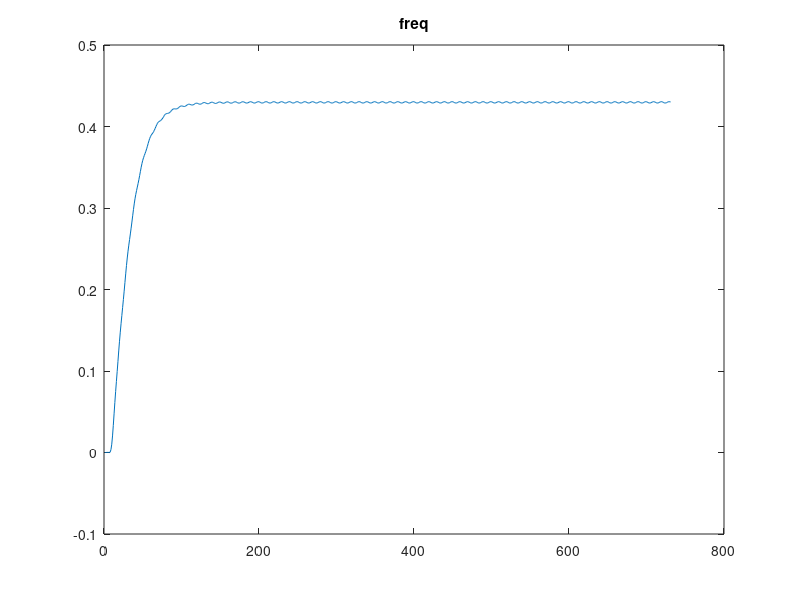

The MATLAB script that drew this image: (Note: this script raises an error after producing the figure.)
close all;
clear;

fs = 100e6;
fc = 5e6;
N = 730;
t = 0:1/fs:N/fs-1/fs;
phi = 2;
f_off = 0;
tx = cos(2*pi*(fc+f_off)*t+phi);


[no,fo,mo,wo] = firpmord([2e6 9e6],[1 0], [.01, .1], fs)
h = firpm(no,fo,mo,wo);
L = length(h)
%% LPF
theta1 = zeros(1,N);
theta2 = zeros(1,N);
mu1 = 1/8;
mu2 = 0.01;
f1 = zeros(1,L);
f2 = zeros(1,L);
for k = 1:N
    cl_cos(k) = cos(2*pi*fc*t(k)+theta1(k));
    cl_sin(k) = sin(2*pi*fc*t(k)+theta1(k));
    f1in = tx(k)*cl_cos(k);
    f2in = tx(k)*cl_sin(k);
    f1 = [f1(2:end) f1in];
    f2 = [f2(2:end) f2in];
    %     f3in = tx(k)*2*cos(2*pi*fc*t(k)+theta1(k)+theta2(k));
    %     f4in = tx(k)*2*sin(2*pi*fc*t(k)+theta1(k)+theta2(k));

    error1(k) = (f1*fliplr(h)')*(f2*fliplr(h)')*mu1;
    %     error2 = (fliplr(h)*f3p')*(fliplr(h)*f4p');

    theta1(k+1) = theta1(k) + error1(k);
    %     theta2(k+1) = theta2(k) - mu2 * error2;
end
figure(1)
plot(theta1)
title('freq')
% subplot(2,1,2)
% plot(theta2)
% title('phase')

% figure(2)
% subplot(2,1,1)
% plot(car_est)
% hold on
% plot(tx);
% hold off
% title('estimated carrier and carrier')
% subplot(2,1,2)
% plot((car_est-tx).^2)
% title('error between estimated carrier and carrier')

y = fi(0.0, 0, 28, 28);
y.bin



fid=fopen('error.txt');
f=textscan(fid,'%s', 'delimiter','\n');
fclose(fid);
tx = cell2mat(f{:});
tx(1,:) = [];

[nRow, nCol] = size(tx);
tx_num = zeros(nRow,nCol);
for ii = 1:nRow
    for jj = 1:nCol
        if tx(ii,jj) == '0'
            tx_num(ii,jj) = 0;
        else
            tx_num(ii,jj) = 1;
        end
    end
end

tx_dec = zeros(nRow, 1);

for ii = 1:length(tx_dec)
    tx_dec(ii) = posconvert(tx_num(ii,1:end));
end

function y = posconvert(x)
cum = 0;
x = fliplr(x);
for ii = 1:28
    cum = cum + x(ii)*2^(ii-28); % offsetnumber should be num bits - num int bits
end
y = cum;
end

function y = negconvert(x)
%First we get out of 2's complement then we convert as regular
xpos = zeros(1,length(x));
%flip the bits
for ii = 1:length(x)
    if x(ii) == 0
        xpos(ii) = 1;
    else
        xpos(ii) = 0;
    end
end
%add one
xpos = add1bin(xpos);
y = -posconvert(xpos);
end

function y = add1bin(x)
carryout = 1;
for ii = length(x):-1:1
    if x(ii) == 1 && carryout == 1
        carryout = 1;
        x(ii) = 0;
    elseif x(ii) == 0 && carryout == 1
        carryout = 0;
        x(ii) = 1;
    elseif x(ii) == 1 && carryout == 0
        carryout = 0;
        x(ii) = 1;
    else
        carryout = 0;
        x(ii) = 0;
    end
end
y = x;
end